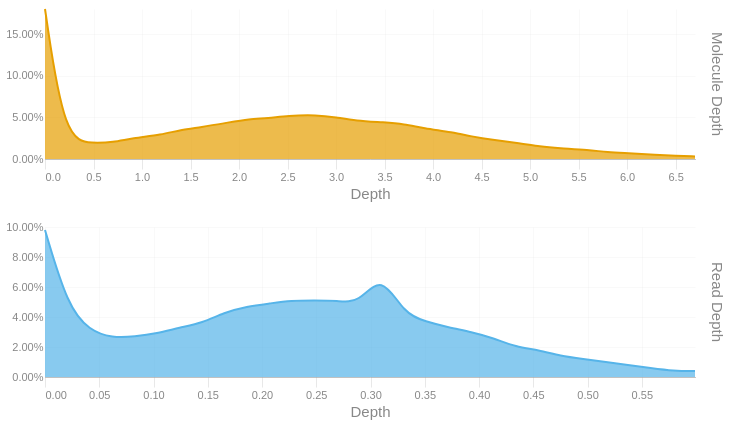

Notebook code for this chart:
### Code cell
readdep = depth_hist(tb['Read Depth'], q99, 3)
readdep = readdep.with_columns(pl.lit('Read Depth').alias('Metric'))
if not SKIPLR:
    moldep = depth_hist(tb['Molecule Depth'], mol_q99, 1)
    moldep = moldep.with_columns(pl.lit('Molecule Depth').alias('Metric'))
    _hist = pl.concat([readdep, moldep])
    _hist = _hist.filter(pl.col('Proportion') != 0)
    with SafeRender(_hist):
        (
            alt.Chart(_hist)        
            .mark_area(interpolate = "basis")
            .encode(
                x=alt.X('Bin:Q').scale(domainMin=0).axis(alt.Axis(title='Depth')),
                y = alt.Y('Proportion:Q', title = None).axis(format = '.2%'),
                color = alt.Color('Metric:N').legend(None),
                row = alt.Row("Metric:N").header(title = None, labelOrient = 'right'),
                tooltip = [
                    alt.Tooltip("Metric:N", title = "Metric"),
                    alt.Tooltip('Interval:N', title = "Depth Interval"),
                    alt.Tooltip('Proportion:Q', title = "% Alignments").format('.2%')
                ]
            )
            .resolve_scale(x='independent', y='independent')
            .properties(
                height = 150, width = 650,
                usermeta={'embedOptions': {'downloadFileName': f'{samplename}.depth.hist'}}
            )
        ).display()
else:
    readdep = readdep.filter(pl.col('Proportion') != 0)
    with SafeRender(readdep):
        (
            alt.Chart(readdep)        
            .mark_area(interpolate = "basis")
            .encode(
                x=alt.X('Bin:Q').scale(domainMin=0).axis(alt.Axis(title='Depth')),
                y = alt.Y('Proportion:Q', title = None).axis(format = '.2%'),
                tooltip = [
                    alt.Tooltip('Interval:N', title = "Depth Interval"),
                    alt.Tooltip('Proportion:Q', title = "% Alignments").format('.2%')
                ]
            )
            .properties(
                usermeta={'embedOptions': {'downloadFileName': f'{samplename}.depth.hist'}}
            )
        ).display()

### Figure 1 — Vega-Lite specification as saved in the notebook (floating-point values rounded to 4 significant figures)
{"width": 650, "height": 150, "config": {"title": {"anchor": "start", "dy": -15, "fontSize": 18, "color": "#888888", "subtitleColor": "#888888", "subtitleFontSize": 14}, "arc": {"fill": "#0072B2"}, "axis": {"domainColor": "#888888", "domainWidth": 0.5, "gridWidth": 0.2, "grid": false, "titleFontWeight": 400, "titleFontSize": 15, "labelFontSize": 11, "labelColor": "#888888", "tickColor": "#888888", "tickWidth": 0.2, "titleColor": "#888888"}, "axisBand": {"grid": false}, "axisX": {"grid": true, "tickSize": 10, "domainCap": "round"}, "axisY": {"domain": false, "grid": true, "tickSize": 0, "domainCap": "round"}, "background": "transparent", "header": {"labelFontSize": 15, "labelColor": "#888888", "titleFontSize": 15, "titleFontWeight": 600, "titleColor": "#888888"}, "legend": {"labelFont": "sans-serif", "labelFontSize": 12, "labelColor": "#888888", "symbolSize": 100, "symbolType": "circle", "titleFontSize": 12, "titlePadding": 10, "titleColor": "#888888", "title": null}, "range": {"category": ["#E69F00", "#56B4E9", "#009E73", "#F0E442", "#0072B2", "#D55E00", "#CC79A7", "#000000"], "diverging": ["#cfe8f3", "#a2d4ec", "#73bfe2", "#46abdb", "#1696d2", "#12719e"]}, "area": {"fill": "#0072B2", "fillOpacity": 0.7, "line": true, "strokeOpacity": 0.7}, "line": {"color": "#0072B2", "stroke": "#0072B2", "strokeWidth": 2}, "trail": {"color": "#0072B2", "stroke": "#0072B2", "strokeWidth": 0, "size": 1}, "point": {"filled": true, "fillOpacity": 1.0, "size": 95}, "text": {"color": "#888888", "fontSize": 11, "align": "right", "fontWeight": 400, "size": 11}, "bar": {"fill": "#0072B2", "stroke": null}, "view": {"stroke": null, "continuousWidth": 660, "continuousHeight": 400}}, "data": {"name": "data-b44537f655fd3efaf014a26ecbb4e804"}, "mark": {"type": "area", "interpolate": "basis"}, "encoding": {"color": {"field": "Metric", "legend": null, "type": "nominal"}, "row": {"field": "Metric", "header": {"title": null, "labelOrient": "right"}, "type": "nominal"}, "tooltip": [{"field": "Metric", "title": "Metric", "type": "nominal"}, {"field": "Interval", "title": "Depth Interval", "type": "nominal"}, {"field": "Proportion", "format": ".2%", "title": "% Alignments", "type": "quantitative"}], "x": {"axis": {"title": "Depth"}, "field": "Bin", "scale": {"domainMin": 0}, "type": "quantitative"}, "y": {"axis": {"format": ".2%"}, "field": "Proportion", "title": null, "type": "quantitative"}}, "resolve": {"scale": {"x": "independent", "y": "independent"}}, "usermeta": {"embedOptions": {"downloadFileName": "TF26LRJL0070_50B_L_10484332_23Y22YLT4_L7.depth.hist"}}, "$schema": "https://vega.github.io/schema/vega-lite/v6.4.1.json", "datasets": {"data-b44537f655fd3efaf014a26ecbb4e804": [{"Bin": 0.0, "Interval": "0.0-0.021", "Proportion": 0.098, "Metric": "Read Depth"}, {"Bin": 0.021, "Interval": "0.021-0.041", "Proportion": 0.047, "Metric": "Read Depth"}, {"Bin": 0.041, "Interval": "0.041-0.062", "Proportion": 0.031, "Metric": "Read Depth"}, {"Bin": 0.062, "Interval": "0.062-0.083", "Proportion": 0.026, "Metric": "Read Depth"}, {"Bin": 0.083, "Interval": "0.083-0.103", "Proportion": 0.027, "Metric": "Read Depth"}, {"Bin": 0.103, "Interval": "0.103-0.124", "Proportion": 0.029, "Metric": "Read Depth"}, {"Bin": 0.124, "Interval": "0.124-0.145", "Proportion": 0.033, "Metric": "Read Depth"}, {"Bin": 0.145, "Interval": "0.145-0.165", "Proportion": 0.036, "Metric": "Read Depth"}, {"Bin": 0.165, "Interval": "0.165-0.186", "Proportion": 0.043, "Metric": "Read Depth"}, {"Bin": 0.186, "Interval": "0.186-0.207", "Proportion": 0.047, "Metric": "Read Depth"}, {"Bin": 0.207, "Interval": "0.207-0.227", "Proportion": 0.049, "Metric": "Read Depth"}, {"Bin": 0.227, "Interval": "0.227-0.248", "Proportion": 0.051, "Metric": "Read Depth"}, {"Bin": 0.248, "Interval": "0.248-0.269", "Proportion": 0.051, "Metric": "Read Depth"}, {"Bin": 0.269, "Interval": "0.269-0.289", "Proportion": 0.051, "Metric": "Read Depth"}, {"Bin": 0.289, "Interval": "0.289-0.31", "Proportion": 0.049, "Metric": "Read Depth"}, {"Bin": 0.31, "Interval": "0.31-0.331", "Proportion": 0.069, "Metric": "Read Depth"}, {"Bin": 0.331, "Interval": "0.331-0.351", "Proportion": 0.042, "Metric": "Read Depth"}, {"Bin": 0.351, "Interval": "0.351-0.372", "Proportion": 0.037, "Metric": "Read Depth"}, {"Bin": 0.372, "Interval": "0.372-0.393", "Proportion": 0.033, "Metric": "Read Depth"}, {"Bin": 0.393, "Interval": "0.393-0.413", "Proportion": 0.03, "Metric": "Read Depth"}, {"Bin": 0.413, "Interval": "0.413-0.434", "Proportion": 0.026, "Metric": "Read Depth"}, {"Bin": 0.434, "Interval": "0.434-0.455", "Proportion": 0.02, "Metric": "Read Depth"}, {"Bin": 0.455, "Interval": "0.455-0.475", "Proportion": 0.018, "Metric": "Read Depth"}, {"Bin": 0.475, "Interval": "0.475-0.496", "Proportion": 0.014, "Metric": "Read Depth"}, {"Bin": 0.496, "Interval": "0.496-0.517", "Proportion": 0.012, "Metric": "Read Depth"}, {"Bin": 0.517, "Interval": "0.517-0.537", "Proportion": 0.01, "Metric": "Read Depth"}, {"Bin": 0.537, "Interval": "0.537-0.558", "Proportion": 0.008, "Metric": "Read Depth"}, {"Bin": 0.558, "Interval": "0.558-0.579", "Proportion": 0.006, "Metric": "Read Depth"}, {"Bin": 0.579, "Interval": "0.579-0.599", "Proportion": 0.004, "Metric": "Read Depth"}, {"Bin": 0.599, "Interval": "0.599-0.62", "Proportion": 0.004, "Metric": "Read Depth"}, {"Bin": 0.0, "Interval": "0.0-0.2", "Proportion": 0.18, "Metric": "Molecule Depth"}, {"Bin": 0.2, "Interval": "0.2-0.5", "Proportion": 0.022, "Metric": "Molecule Depth"}, {"Bin": 0.5, "Interval": "0.5-0.7", "Proportion": 0.019, "Metric": "Molecule Depth"}, {"Bin": 0.7, "Interval": "0.7-0.9", "Proportion": 0.02, "Metric": "Molecule Depth"}, {"Bin": 0.9, "Interval": "0.9-1.2", "Proportion": 0.025, "Metric": "Molecule Depth"}, {"Bin": 1.2, "Interval": "1.2-1.4", "Proportion": 0.029, "Metric": "Molecule Depth"}, {"Bin": 1.4, "Interval": "1.4-1.6", "Proportion": 0.035, "Metric": "Molecule Depth"}, {"Bin": 1.6, "Interval": "1.6-1.9", "Proportion": 0.038, "Metric": "Molecule Depth"}, {"Bin": 1.9, "Interval": "1.9-2.1", "Proportion": 0.044, "Metric": "Molecule Depth"}, {"Bin": 2.1, "Interval": "2.1-2.3", "Proportion": 0.048, "Metric": "Molecule Depth"}, {"Bin": 2.3, "Interval": "2.3-2.5", "Proportion": 0.049, "Metric": "Molecule Depth"}, {"Bin": 2.5, "Interval": "2.5-2.8", "Proportion": 0.052, "Metric": "Molecule Depth"}, {"Bin": 2.8, "Interval": "2.8-3.0", "Proportion": 0.053, "Metric": "Molecule Depth"}, {"Bin": 3.0, "Interval": "3.0-3.2", "Proportion": 0.05, "Metric": "Molecule Depth"}, {"Bin": 3.2, "Interval": "3.2-3.5", "Proportion": 0.046, "Metric": "Molecule Depth"}, {"Bin": 3.5, "Interval": "3.5-3.7", "Proportion": 0.044, "Metric": "Molecule Depth"}, {"Bin": 3.7, "Interval": "3.7-3.9", "Proportion": 0.042, "Metric": "Molecule Depth"}, {"Bin": 3.9, "Interval": "3.9-4.2", "Proportion": 0.037, "Metric": "Molecule Depth"}, {"Bin": 4.2, "Interval": "4.2-4.4", "Proportion": 0.032, "Metric": "Molecule Depth"}, {"Bin": 4.4, "Interval": "4.4-4.6", "Proportion": 0.027, "Metric": "Molecule Depth"}, {"Bin": 4.6, "Interval": "4.6-4.9", "Proportion": 0.023, "Metric": "Molecule Depth"}, {"Bin": 4.9, "Interval": "4.9-5.1", "Proportion": 0.019, "Metric": "Molecule Depth"}, {"Bin": 5.1, "Interval": "5.1-5.3", "Proportion": 0.015, "Metric": "Molecule Depth"}, {"Bin": 5.3, "Interval": "5.3-5.6", "Proportion": 0.013, "Metric": "Molecule Depth"}, {"Bin": 5.6, "Interval": "5.6-5.8", "Proportion": 0.011, "Metric": "Molecule Depth"}, {"Bin": 5.8, "Interval": "5.8-6.0", "Proportion": 0.008, "Metric": "Molecule Depth"}, {"Bin": 6.0, "Interval": "6.0-6.3", "Proportion": 0.007, "Metric": "Molecule Depth"}, {"Bin": 6.3, "Interval": "6.3-6.5", "Proportion": 0.005, "Metric": "Molecule Depth"}, {"Bin": 6.5, "Interval": "6.5-6.7", "Proportion": 0.004, "Metric": "Molecule Depth"}, {"Bin": 6.7, "Interval": "6.7-6.95", "Proportion": 0.003, "Metric": "Molecule Depth"}]}}
